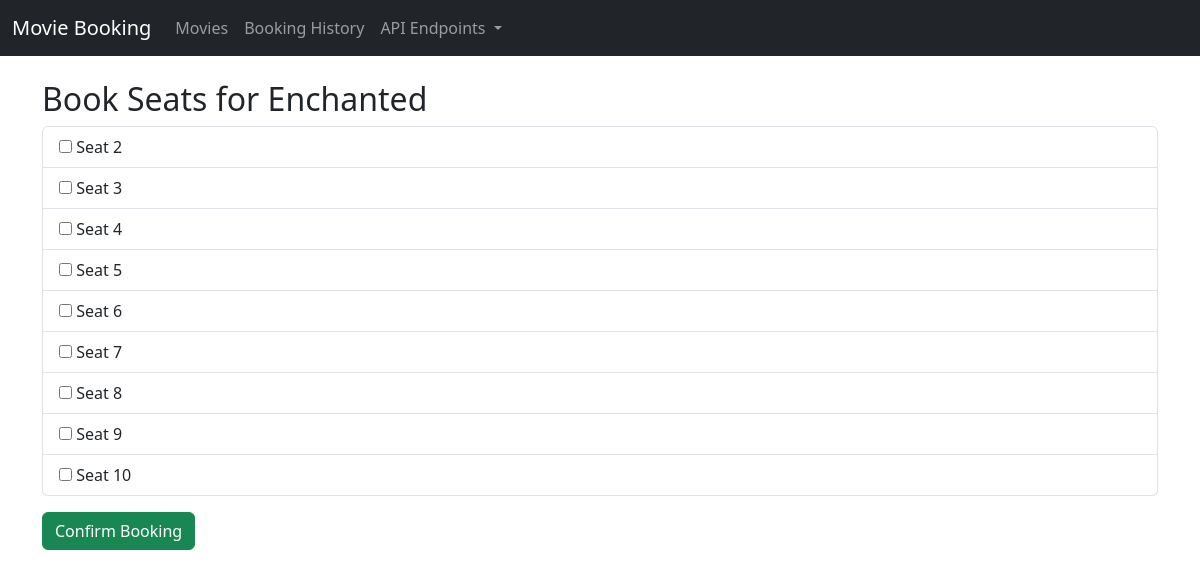
The page /book-seat/3/ on the database as committed earlier.
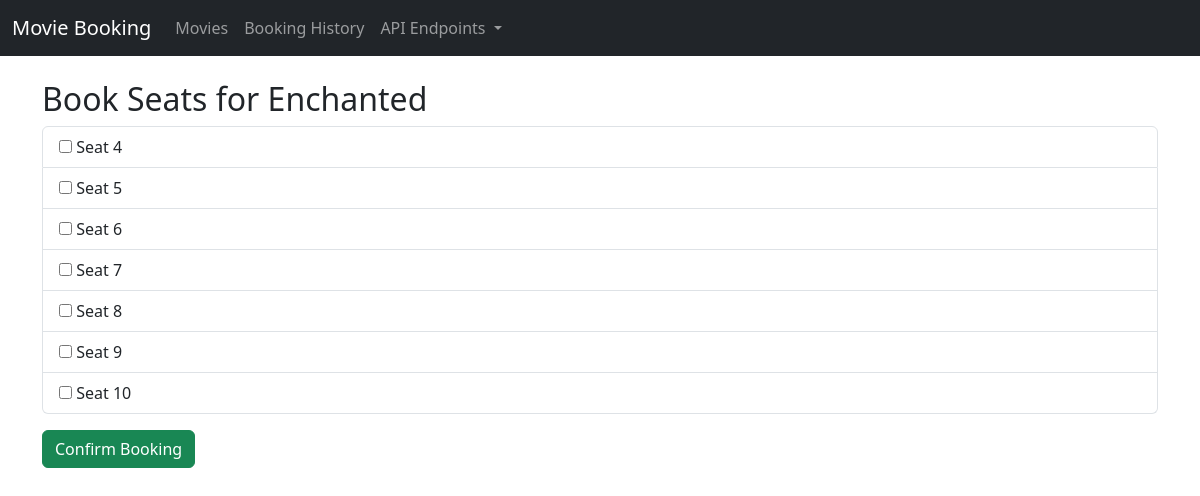
The same page on the database as committed later.
### bookings/models.py (models this page shows, shortened)
class Seat(models.Model):
    movie = models.ForeignKey(Movie, on_delete=models.CASCADE, related_name="seats")
    seat_number = models.IntegerField()
    is_booked = models.BooleanField(default=False)

### bookings/views.py (the view, shortened to what this page needs)
# urls.py: path('book-seat/<int:movie_id>/', seat_booking, name='seat_booking'),
def seat_booking(request, movie_id):
    movie = get_object_or_404(Movie, id=movie_id)
    available_seats = Seat.objects.filter(movie=movie, is_booked=False)
    return render(request, 'bookings/seat_booking.html', {
        'movie': movie,
        'seats': available_seats,
    })

### bookings/templates/bookings/seat_booking.html (shortened to what this page needs)
{% extends "bookings/base.html" %}
{% block content %}
<h2>Book Seats for {{ movie.title }}</h2>
<form method="post">
    <ul class="list-group">
        {% for seat in seats %}
        <li class="list-group-item">
          <label>
            <input type="checkbox" name="seats" value="{{ seat.id }}">
            Seat {{ seat.seat_number }}
        </label>
        </li>
        {% empty %}
        <li class="list-group-item">No available seats.</li>
        {% endfor %}
    </ul>
    <button type="submit" class="btn btn-success mt-3">Confirm Booking</button>
</form>
{% endblock %}

Rows that differ between the two databases and show on the page:
no longer on this page (row edited): Seat: seat_number "2"
no longer on this page (row edited): Seat: seat_number "3"
